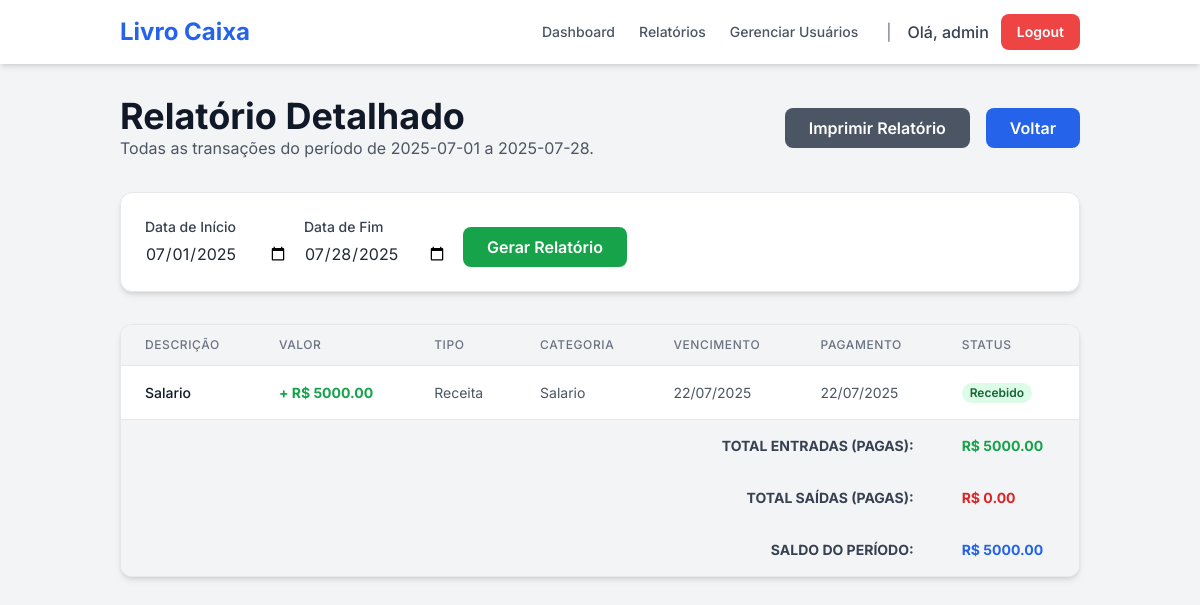
Page /reports/detailed (signed in) on the earlier database version.
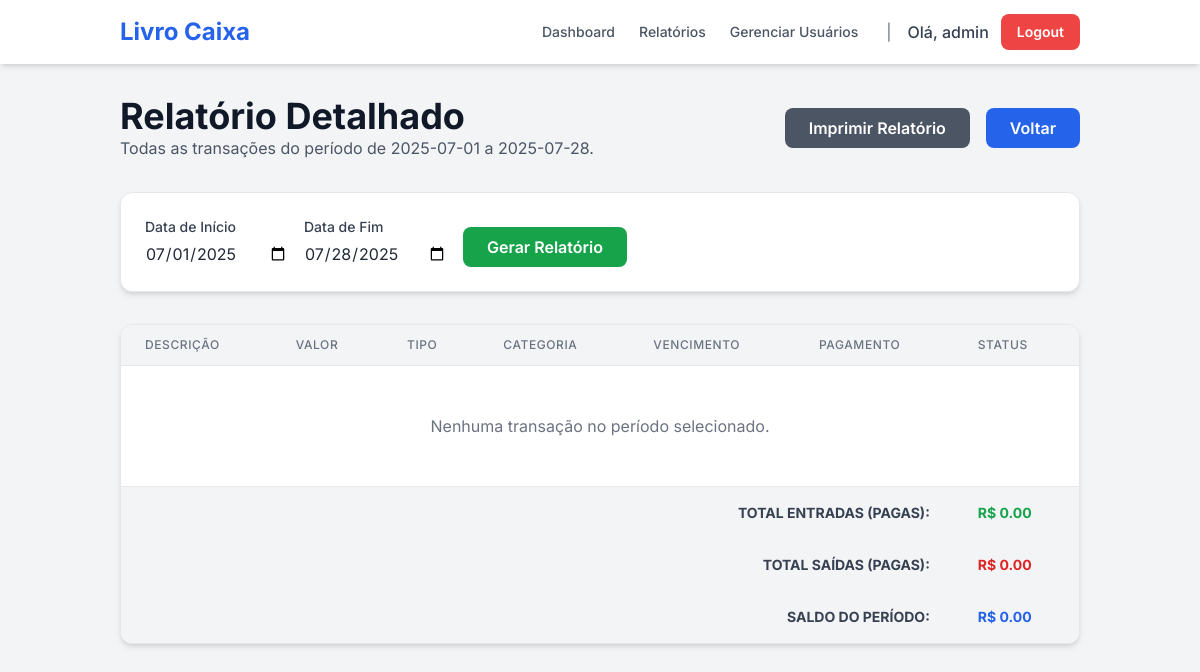
Same page on the later database version.
### tables this page shows
CREATE TABLE transactions (
    id INTEGER PRIMARY KEY AUTOINCREMENT,
    user_id INTEGER NOT NULL,
    description TEXT NOT NULL,
    amount REAL NOT NULL,
    type TEXT NOT NULL, -- 'receita' ou 'despesa'
    category TEXT NOT NULL,
    date TEXT, -- Data do pagamento/recebimento
    due_date TEXT NOT NULL, -- Data de vencimento
    status TEXT NOT NULL, -- 'pago', 'recebido', 'pendente'
    client_supplier TEXT,
    FOREIGN KEY (user_id) REFERENCES users (id)
);

### app.py (the view)
@app.route('/reports/detailed', methods=['GET'])
@login_required
def detailed_report():
    db = get_db()
    user_id = session['user_id']
    today = datetime.now()
    start_date_str = request.args.get('start_date', today.replace(day=1).strftime('%Y-%m-%d'))
    end_date_str = request.args.get('end_date', today.strftime('%Y-%m-%d'))
    start_date = parse_date(start_date_str)
    end_date = parse_date(end_date_str)
    report_transactions = []
    if start_date and end_date:
        end_date_inclusive = end_date.replace(hour=23, minute=59, second=59)
        transactions_from_db = db.execute(
            "SELECT * FROM transactions WHERE user_id = ? AND ( (date >= ? AND date <= ?) OR (due_date >= ? AND due_date <= ?) ) ORDER BY due_date",
            (user_id, start_date_str, end_date_str, start_date_str, end_date_str)
        ).fetchall()
        for tx_row in transactions_from_db:
            tx_dict = dict(tx_row)
            tx_dict['date'] = parse_date(tx_dict['date'])
            tx_dict['due_date'] = parse_date(tx_dict['due_date'])
            report_transactions.append(tx_dict)
    total_income = sum(t['amount'] for t in report_transactions if t['type'] == 'receita' and t['status'] in ['pago', 'recebido'])
    total_expense = sum(t['amount'] for t in report_transactions if t['type'] == 'despesa' and t['status'] in ['pago', 'recebido'])
    balance = total_income - total_expense
    return render_template(
        'detailed_report.html',
        start_date=start_date_str,
        end_date=end_date_str,
        transactions=report_transactions,
        total_income=total_income,
        total_expense=total_expense,
        balance=balance
    )

### app.py (called while the page is built)
def get_db():
    db = getattr(g, '_database', None)
    if db is None:
        db = g._database = sqlite3.connect(DATABASE)
        db.row_factory = sqlite3.Row
    return db

@app.teardown_appcontext
def close_connection(exception):
    db = getattr(g, '_database', None)
    if db is not None:
        db.close()

def parse_date(date_val):
    if isinstance(date_val, datetime): return date_val
    if not date_val or not isinstance(date_val, str): return None
    try: return datetime.strptime(date_val, '%Y-%m-%d')
    except (ValueError, TypeError): return None

def login_required(f):
    @wraps(f)
    def decorated_function(*args, **kwargs):
        if 'user_id' not in session:
            flash("Por favor, faça login para acessar esta página.", "warning")
            return redirect(url_for('login'))
        if session['username'] not in [row['username'] for row in get_db().execute('SELECT username FROM users').fetchall()]:
            flash("Sua sessão é inválida. Por favor, faça login novamente.", "danger")
            session.clear()
            return redirect(url_for('login'))
        return f(*args, **kwargs)
    return decorated_function

### templates/detailed_report.html (shortened to what this page needs)
{% extends "layout.html" %}
{% block content %}
<header class="mb-8 flex justify-between items-center">
    <div>
        <h1 class="text-4xl font-bold text-gray-900">Relatório Detalhado</h1>
        <p class="text-gray-600">Todas as transações do período de {{ start_date }} a {{ end_date }}.</p>
    </div>
    <div class="noprint flex gap-4">
        <button onclick="window.print()" class="bg-gray-600 text-white font-semibold py-2 px-6 rounded-lg hover:bg-gray-700 transition duration-300">
            Imprimir Relatório
        </button>
        <a href="{{ url_for('reports') }}" class="bg-blue-600 text-white font-semibold py-2 px-6 rounded-lg hover:bg-blue-700 transition duration-300">
            Voltar
        </a>
    </div>
</header>
<section class="bg-white p-6 rounded-xl shadow-md mb-8 border border-gray-200 noprint">
    <form method="get" action="{{ url_for('detailed_report') }}">
        <div class="flex flex-col md:flex-row items-center gap-4">
            <div>
                <label for="start_date" class="block text-sm font-medium text-gray-700">Data de Início</label>
                <input type="date" name="start_date" id="start_date" value="{{ start_date }}" class="mt-1 border-gray-300 rounded-lg focus:ring-blue-500 focus:border-blue-500">
            </div>
            <div>
                <label for="end_date" class="block text-sm font-medium text-gray-700">Data de Fim</label>
                <input type="date" name="end_date" id="end_date" value="{{ end_date }}" class="mt-1 border-gray-300 rounded-lg focus:ring-blue-500 focus:border-blue-500">
            </div>
            <div class="self-end">
                <button type="submit" class="bg-green-600 text-white font-semibold py-2 px-6 rounded-lg hover:bg-green-700 transition duration-300">Gerar Relatório</button>
            </div>
        </div>
    </form>
</section>
<section class="bg-white rounded-xl shadow-md border border-gray-200 overflow-hidden">
    <div class="overflow-x-auto">
        <table class="min-w-full divide-y divide-gray-200">
            <thead class="bg-gray-100">
                <tr>
                    <th class="px-6 py-3 text-left text-xs font-medium text-gray-500 uppercase tracking-wider">Descrição</th>
                    <th class="px-6 py-3 text-left text-xs font-medium text-gray-500 uppercase tracking-wider">Valor</th>
                    <th class="px-6 py-3 text-left text-xs font-medium text-gray-500 uppercase tracking-wider">Tipo</th>
                    <th class="px-6 py-3 text-left text-xs font-medium text-gray-500 uppercase tracking-wider">Categoria</th>
                    <th class="px-6 py-3 text-left text-xs font-medium text-gray-500 uppercase tracking-wider">Vencimento</th>
                    <th class="px-6 py-3 text-left text-xs font-medium text-gray-500 uppercase tracking-wider">Pagamento</th>
                    <th class="px-6 py-3 text-left text-xs font-medium text-gray-500 uppercase tracking-wider">Status</th>
                </tr>
            </thead>
            <tbody class="bg-white divide-y divide-gray-200">
                {% for tx in transactions %}
                <tr>
                    <td class="px-6 py-4 whitespace-nowrap text-sm font-medium text-gray-900">{{ tx.description }}</td>
                    <td class="px-6 py-4 whitespace-nowrap text-sm font-bold {{ 'text-green-600' if tx.type == 'receita' else 'text-red-600' }}">
                        {{ '+ ' if tx.type == 'receita' else '- ' }}R$ {{ "%.2f"|format(tx.amount) }}
                    </td>
                    <td class="px-6 py-4 whitespace-nowrap text-sm text-gray-600">{{ tx.type|capitalize }}</td>
                    <td class="px-6 py-4 whitespace-nowrap text-sm text-gray-600">{{ tx.category }}</td>
                    <td class="px-6 py-4 whitespace-nowrap text-sm text-gray-600">{{ tx.due_date.strftime('%d/%m/%Y') if tx.due_date else 'N/A' }}</td>
                    <td class="px-6 py-4 whitespace-nowrap text-sm text-gray-600">{{ tx.date.strftime('%d/%m/%Y') if tx.date else '---' }}</td>
                    <td class="px-6 py-4 whitespace-nowrap text-sm">
                        <span class="px-2 inline-flex text-xs leading-5 font-semibold rounded-full
                            {{ 'bg-green-100 text-green-800' if tx.status in ['pago', 'recebido'] else 'bg-yellow-100 text-yellow-800' }}">
                            {{ tx.status|capitalize }}
                        </span>
                    </td>
                </tr>
                {% else %}
                <tr>
                    <td colspan="7" class="px-6 py-12 text-center text-gray-500">Nenhuma transação no período selecionado.</td>
                </tr>
                {% endfor %}
            </tbody>
            <tfoot class="bg-gray-100">
                <tr>
                    <td colspan="6" class="px-6 py-4 text-right text-sm font-bold text-gray-700 uppercase">Total Entradas (Pagas):</td>
                    <td class="px-6 py-4 text-left text-sm font-bold text-green-600">R$ {{ "%.2f"|format(total_income) }}</td>
                </tr>
                <tr>
                    <td colspan="6" class="px-6 py-4 text-right text-sm font-bold text-gray-700 uppercase">Total Saídas (Pagas):</td>
                    <td class="px-6 py-4 text-left text-sm font-bold text-red-600">R$ {{ "%.2f"|format(total_expense) }}</td>
                </tr>
                <tr>
                    <td colspan="6" class="px-6 py-4 text-right text-sm font-bold text-gray-700 uppercase">Saldo do Período:</td>
                    <td class="px-6 py-4 text-left text-sm font-bold {{ 'text-blue-600' if balance >= 0 else 'text-orange-600' }}">R$ {{ "%.2f"|format(balance) }}</td>
                </tr>
            </tfoot>
        </table>
    </div>
</section>
{% endblock %}

### templates/layout.html (shortened to what this page needs)
<!DOCTYPE html>
<html lang="pt-br">
<head>
    <script src="https://cdn.tailwindcss.com"></script>
</head>
<body class="bg-gray-100 text-gray-800">
    <nav class="bg-white shadow-md noprint">
        <div class="container mx-auto px-4 sm:px-6 lg:px-8">
            <div class="flex items-center justify-between h-16">
                <div class="flex items-center">
                    <a href="{{ url_for('index') }}" class="text-2xl font-bold text-blue-600">Livro Caixa</a>
                </div>
                <div class="flex items-center">
                    {% if session.username %}
                        <a href="{{ url_for('index') }}" class="text-gray-600 hover:text-blue-600 px-3 py-2 rounded-md text-sm font-medium">Dashboard</a>
                        <a href="{{ url_for('reports') }}" class="text-gray-600 hover:text-blue-600 px-3 py-2 rounded-md text-sm font-medium">Relatórios</a>
                        {% if session.role == 'admin' %}
                        <a href="{{ url_for('manage_users') }}" class="text-gray-600 hover:text-blue-600 px-3 py-2 rounded-md text-sm font-medium">Gerenciar Usuários</a>
                        {% endif %}
                        <span class="text-gray-500 mx-4">|</span>
                        <span class="text-gray-700 font-medium mr-3">Olá, {{ session.username }}</span>
                        <a href="{{ url_for('logout') }}" class="bg-red-500 text-white font-semibold py-2 px-4 rounded-lg hover:bg-red-600 transition duration-300 text-sm">Logout</a>
                    {% else %}
                        <a href="{{ url_for('login') }}" class="bg-blue-600 text-white font-semibold py-2 px-4 rounded-lg hover:bg-blue-700 transition duration-300 text-sm">Login</a>
                    {% endif %}
                </div>
            </div>
        </div>
    </nav>
    <main class="container mx-auto p-4 md:p-8">
        {% block content %}{% endblock %}
    </main>
</body>
</html>

### templates/layout.html (style rules this page uses)
body { font-family: 'Inter', sans-serif; }

Differences in the rows shown:
removed transactions: description "Salario", type "+", amount "5000.00", type "Receita", category "Salario", due_date "22/07/2025", date "22/07/2025", status "Recebido"
Other differences:
{{ "%.2f"|format(total_income) }}: "5000.00" → "0.00"
{{ "%.2f"|format(balance) }}: "5000.00" → "0.00"
text now shown: "Nenhuma transação no período selecionado."
